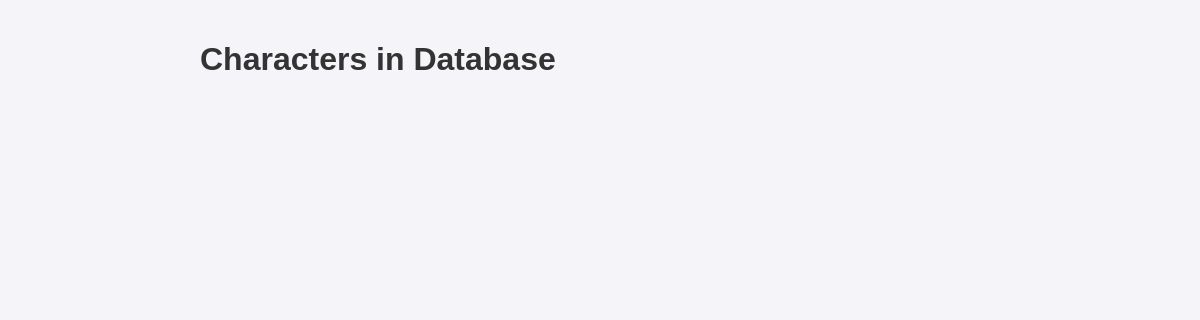
Page /view_characters on the earlier database version.
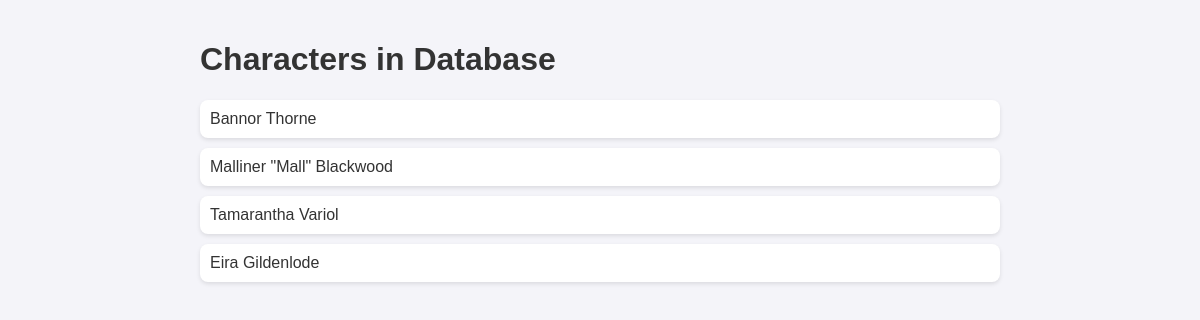
Same page on the later database version.
### app/models/character.py (models this page shows)
class Character(Base):
    __tablename__ = "characters"
    id = Column(Integer, primary_key=True, index=True)
    name = Column(String, index=True)
    sex = Column(String, index=True)
    age = Column(String, index=True)
    traits = Column(String, index=True)
    behaviors = Column(String, index=True)
    background = Column(String, index=True)
    book_title = Column(String, index=True)
    author = Column(String, index=True)
    dialogue_examples = Column(String, index=True)
    genre = Column(String, index=True)

### app/routes/view_characters.py (the view)
@router.get("/view_characters", response_class=HTMLResponse)
async def view_characters(request: Request, db: Session = Depends(get_db)):
    characters = db.query(Character).all()
    return templates.TemplateResponse("view_characters.html", {
        "request": request,
        "characters": characters
    })

### templates/view_characters.html (shortened to what this page needs)
<!DOCTYPE html>
<html lang="en">
<head>
</head>
<body>
    <h1>Characters in Database</h1>
    <ul class="character-list">
        {% for character in characters %}
        <li>
            <a href="/character_chat/{{ character.id }}">{{ character.name }}</a>
        </li>
        {% endfor %}
    </ul>
</body>
</html>

Differences in the rows shown:
added Character: name "Bannor Thorne"
added Character: name "Malliner \"Mall\" Blackwood"
added Character: name "Tamarantha Variol"
added Character: name "Eira Gildenlode"
